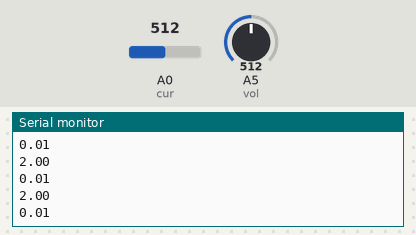
Bench run of a sketch on a simulated Arduino Uno, built with avr-gcc and run on an emulated ATmega328P. Parts: the last lines printed to the serial monitor. The test bench sets the inputs (shaded band); at power-on: A0 (cur) = 512, A5 (vol) = 512.

Above: at 1.2 s.
1.3 s: A0 (cur) set to 716
At 1.49 s:
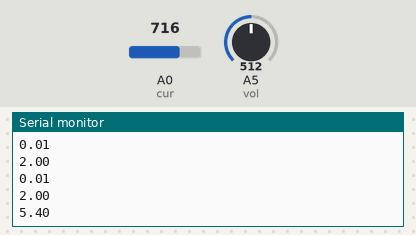
2.8 s: A5 (vol) set to 716
At 2.83 s:
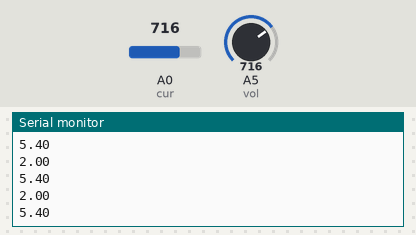
4.3 s: A0 (cur) set to 900
At 4.3 s:
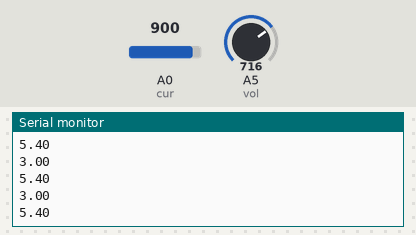
5.8 s: A5 (vol) set to 900
At 5.9 s:
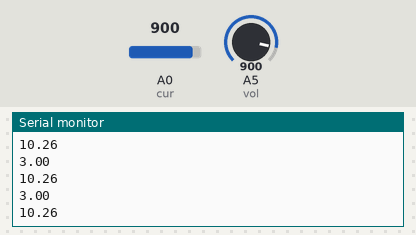
Timing chart, 0 to 8.3 s (numbered marks = the images above; inputs shaded):
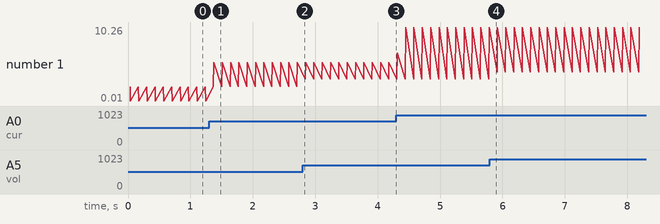

Measured:
- after the input at 1.3 s, the serial monitor: prints a new line after 0.08 s (image 1)
- plotted number 1: 0.01 → 5.4 after the input at 1.3 s, 5.4 → 10.26 after the input at 4.3 s

The sketch:

voltage_current_to_serialport.ino
```cpp
const int vol=A5;
const int cur=A0;
void setup() {
  // put your setup code here, to run once:
    pinMode(cur,INPUT);
    pinMode(vol,INPUT);
    Serial.begin(9600);
}

void loop() {
  // put your main code here, to run repeatedly:
  float voltage=0;
  float average=0;
  double av=0;

  for(int i=0;i<100;i++){
    double cur1=5*(double)analogRead(A0)/(double)1023;
    voltage=analogRead(vol)*5/1024;
    average=(cur1-2.5)/0.185;
    av=av+average/100;
  }
  Serial.println(voltage);
  Serial.println(av);
  delay(100);

}
```
